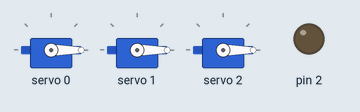
This sketch was run on a simulated Arduino Uno, built with avr-gcc and run on an emulated ATmega328P. Parts: 3 × servo, output pins drawn as LEDs (lit = HIGH).

Above: at 0.1 s.
At 1.48 s:
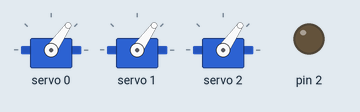
At 2.09 s:
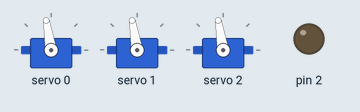
At 2.99 s:
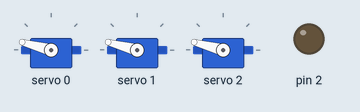
At 24.14 s:
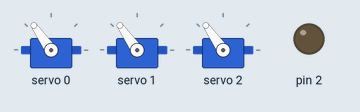
At 29.8 s:
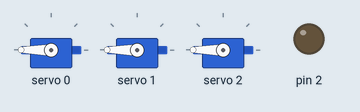
Timing chart, 0 to 31.3 s (numbered marks = the images above):
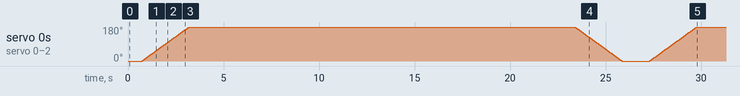

The sketch:

PCA9685-test.ino
```cpp
/*
https://learn.adafruit.com/16-channel-pwm-servo-driver?view=all

lib: Adafruit PWM Servo Driver
*/

#include <Wire.h>
#include <Adafruit_PWMServoDriver.h>

Adafruit_PWMServoDriver pwm = Adafruit_PWMServoDriver(0x40);

void setup() {
  pinMode(2, OUTPUT);
  digitalWrite(2, HIGH);
  pwm.begin();
  // In theory the internal oscillator is 25MHz but it really isn't
  // that precise. You can 'calibrate' by tweaking this number till
  // you get the frequency you're expecting!
  pwm.setOscillatorFrequency(27000000);  // The int.osc. is closer to 27MHz
  pwm.setPWMFreq(100);  // 24 / 1600 This is the maximum PWM frequency

  // if you want to really speed stuff up, you can go into 'fast 400khz I2C' mode
  // some i2c devices dont like this so much so if you're sharing the bus, watch
  // out for this!
  Wire.setClock(400000);
  digitalWrite(2, LOW);
}

void loop() {
  for (int i = 0; i < 4096; i++) {
    pwm.setPWM(0, 0, i );
    pwm.setPWM(1, 0, i );
    pwm.setPWM(2, 0, i );
    delay(1);
  }
  for (int i = 4096; i >= 0; i--) {
    pwm.setPWM(0, 0, i );
    pwm.setPWM(1, 0, i );
    pwm.setPWM(2, 0, i );
    delay(1);
  }
}
```
